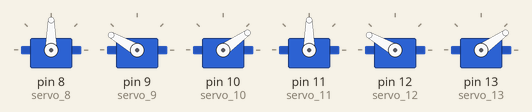
Bench run of a sketch on a simulated Arduino Uno, built with avr-gcc and run on an emulated ATmega328P. On the bench: 6 × servo.

Above: at 0.05 s.
At 9.95 s:
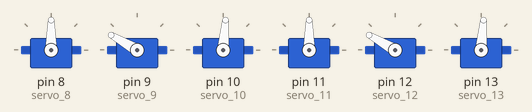
At 14.95 s:
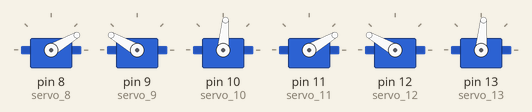
At 19.95 s:
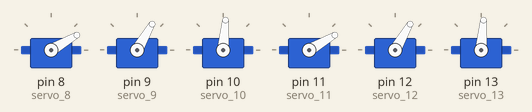
Timing chart, 0 to 26.0 s (numbered marks = the images above):
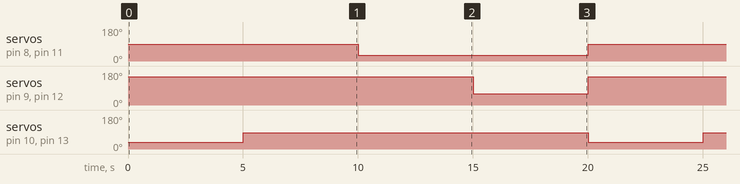

The sketch:

task3.1.ino
```cpp
// C++ code
//
#include <Servo.h>

Servo servo_8;

Servo servo_9;

Servo servo_10;

Servo servo_11;

Servo servo_12;

Servo servo_13;
void setup()
{
  servo_8.attach(8, 500, 2500);

  servo_9.attach(9, 500, 2500);

  servo_10.attach(10, 500, 2500);

  servo_11.attach(11, 500, 2500);

  servo_12.attach(12, 500, 2500);

   servo_13.attach(13, 500, 2500);
}

void loop()
{
  //initial
  servo_8.write(90);
  servo_9.write(150);
  servo_10.write(35);
  servo_11.write(90);
  servo_12.write(150);
  servo_13.write(35);
  delay(5000);

    //movement1
  servo_8.write(90);
  servo_9.write(150);
  servo_10.write(85);
  servo_11.write(90);
  servo_12.write(150);
  servo_13.write(85);
  delay(5000);
  //movement2
  servo_8.write(30);
  servo_9.write(150);
  servo_10.write(85);
  servo_11.write(30);
  servo_12.write(150);
  servo_13.write(85);
  delay(5000);
  //movement3
  servo_8.write(30);
  servo_9.write(60);
  servo_10.write(85);
  servo_11.write(30);
  servo_12.write(60);
  servo_13.write(85);
  delay(5000);

}
```

Measured:
- by itself, servo on pin 8 (servo_8), servo on pin 11 (servo_11): alternates 90° for 10.0 s and 30° for 10.0 s
- by itself, servo on pin 9 (servo_9), servo on pin 12 (servo_12): alternates 150° for 15.0 s and 60° for 5.0 s
- by itself, servo on pin 10 (servo_10), servo on pin 13 (servo_13): alternates 85° for 15.0 s and 35° for 5.0 s
